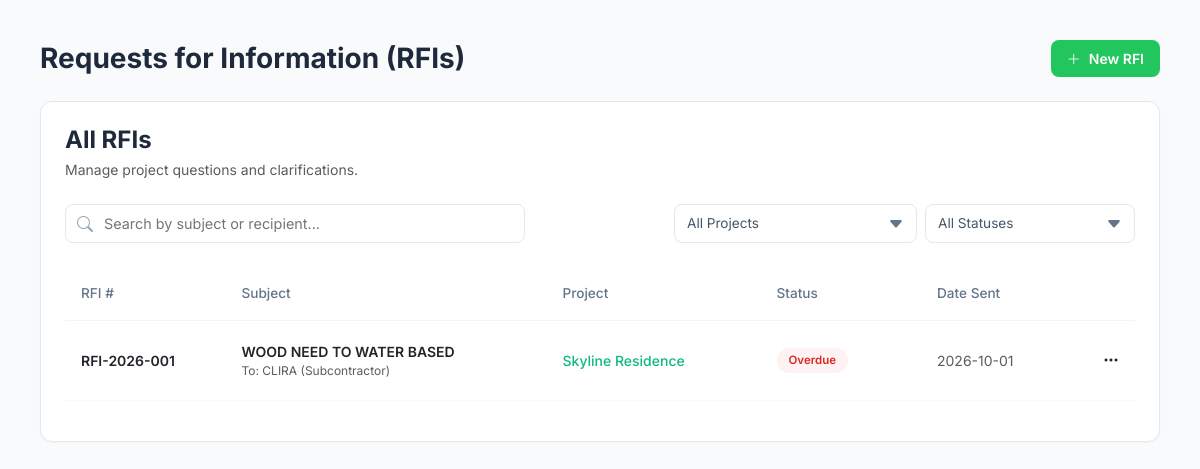
Page /features/rfi.php (signed in) on the committed database.
### tables this page shows
CREATE TABLE `project_rfis` (
  `id` int(11) NOT NULL AUTO_INCREMENT,
  `rfi_number` varchar(50) DEFAULT NULL,
  `project_id` int(11) DEFAULT NULL,
  `created_by` int(11) DEFAULT NULL,
  `assigned_to_name` varchar(150) DEFAULT NULL,
  `assigned_to_role` varchar(100) DEFAULT NULL,
  `subject` varchar(255) DEFAULT NULL,
  `question_details` text DEFAULT NULL,
  `suggested_solution` text DEFAULT NULL,
  `status` enum('Open','Answered','Overdue','Closed') DEFAULT 'Open',
  `due_date` date DEFAULT NULL,
  `date_sent` date DEFAULT (CURDATE()),
  `attachment_file` varchar(255) DEFAULT NULL,
  `created_at` timestamp NOT NULL DEFAULT current_timestamp(),
  PRIMARY KEY (`id`),
  UNIQUE KEY `rfi_number` (`rfi_number`),
  KEY `project_id` (`project_id`),
  KEY `created_by` (`created_by`),
  CONSTRAINT `project_rfis_ibfk_1` FOREIGN KEY (`project_id`) REFERENCES `projects` (`id`) ON DELETE CASCADE,
  CONSTRAINT `project_rfis_ibfk_2` FOREIGN KEY (`created_by`) REFERENCES `users` (`id`) ON DELETE CASCADE
);

CREATE TABLE `projects` (
  `id` int(11) NOT NULL AUTO_INCREMENT,
  `project_name` varchar(150) NOT NULL,
  `project_code` varchar(50) NOT NULL,
  `client_id` int(11) DEFAULT NULL,
  `client_name` varchar(100) DEFAULT NULL,
  `pm_id` int(11) DEFAULT NULL,
  `budget` decimal(15,2) DEFAULT 0.00,
  `location` varchar(255) DEFAULT NULL,
  `start_date` date DEFAULT NULL,
  `end_date` date DEFAULT NULL,
  `stage` enum('Planning','Earthwork','Framing','Roofing','Finishing','Handover') DEFAULT 'Planning',
  `progress_percent` int(11) DEFAULT 0,
  `status` enum('Active','Completed','On Hold','Archived') DEFAULT 'Active',
  `thumbnail_url` varchar(255) DEFAULT NULL,
  `created_at` timestamp NOT NULL DEFAULT current_timestamp(),
  `updated_at` timestamp NOT NULL DEFAULT current_timestamp() ON UPDATE current_timestamp(),
  PRIMARY KEY (`id`),
  UNIQUE KEY `project_code` (`project_code`)
);

### features/rfi.php (the view, shortened to what this page needs)
<?php
require_once '../db.php';
try {
    $rfisStmt = $pdo->query("
        SELECT r.*, p.project_name
        FROM project_rfis r
        LEFT JOIN projects p ON r.project_id = p.id
        ORDER BY r.created_at DESC
    ");
    $rfis = $rfisStmt->fetchAll(PDO::FETCH_ASSOC);
} catch (PDOException $e) {
    die("Database Error: " . $e->getMessage());
}
?>
<!DOCTYPE html>
<html lang="en">
<head>
    <link href="https://cdn.jsdelivr.net/npm/bootstrap@5.3.0/dist/css/bootstrap.min.css" rel="stylesheet">
    <link rel="stylesheet" href="https://cdn.jsdelivr.net/npm/bootstrap-icons@1.10.0/font/bootstrap-icons.css">
</head>
<body>
    <div class="main-container">
        <div class="d-flex justify-content-between align-items-center mb-4">
            <h1 class="h3 fw-bold mb-0">Requests for Information (RFIs)</h1>
            <button class="btn-new-rfi" data-bs-toggle="modal" data-bs-target="#newRFIModal">
                <i class="bi bi-plus-lg"></i> New RFI
            </button>
        </div>
        <div class="nexus-card">
            <div class="mb-4">
                <h4 class="fw-bold mb-1">All RFIs</h4>
                <p class="text-muted small">Manage project questions and clarifications.</p>
            </div>
            <div class="d-flex justify-content-between align-items-center gap-3 flex-wrap mb-4">
                <div class="search-wrapper">
                    <i class="bi bi-search search-icon"></i>
                    <input type="text" id="rfiSearch" class="nexus-input" placeholder="Search by subject or recipient...">
                </div>
                <div class="d-flex gap-2">
                    <select id="projectFilter" class="nexus-select" onchange="filterTable()">
                        <option value="All">All Projects</option>
                    </select>
                    <select id="statusFilter" class="nexus-select" onchange="filterTable()">
                        <option value="All">All Statuses</option>
                    </select>
                </div>
            </div>
            <div class="table-responsive">
                <table class="table" id="rfiTable">
                    <thead>
                        <tr>
                            <th width="15%">RFI #</th>
                            <th width="30%">Subject</th>
                            <th width="20%">Project</th>
                            <th width="15%">Status</th>
                            <th width="15%">Date Sent</th>
                            <th width="5%"></th>
                        </tr>
                    </thead>
                    <tbody>
                        <?php foreach ($rfis as $r): ?>
                        <tr class="rfi-row" data-project="<?= htmlspecialchars($r['project_name']) ?>" data-status="<?= htmlspecialchars($r['display_status']) ?>">
                            <td class="fw-semibold"><?= htmlspecialchars($r['rfi_number']) ?></td>
                            <td>
                                <div class="fw-semibold mb-0 subject-text"><?= htmlspecialchars($r['subject']) ?></div>
                                <div class="text-muted small recipient-text" style="font-size: 0.75rem;">To: <?= htmlspecialchars($r['assigned_to_name']) ?> (<?= htmlspecialchars($r['assigned_to_role']) ?>)</div>
                            </td>
                            <td><a href="#" class="project-link"><?= htmlspecialchars($r['project_name']) ?></a></td>
                            <td>
                                <span class="pill pill-<?= strtolower($r['display_status']) ?>">
                                    <?= htmlspecialchars($r['display_status']) ?>
                                </span>
                            </td>
                            <td class="text-muted"><?= htmlspecialchars($r['date_sent']) ?></td>
                            <td class="text-end">
                                <div class="dropdown">
                                    <button class="btn p-0 border-0" data-bs-toggle="dropdown">
                                        <i class="bi bi-three-dots"></i>
                                    </button>
                                </div>
                            </td>
                        </tr>
                        <?php endforeach; ?>
                    </tbody>
                </table>
            </div>
        </div>
    </div>
</body>
</html>

### features/rfi.php (style rules this page uses)
body { font-family: 'Inter', sans-serif; background-color: #f8fafc; color: #1e293b; }
.main-container { padding: 2.5rem; }
.nexus-card { background: #fff; border: 1px solid #e2e8f0; border-radius: 12px; padding: 1.5rem; box-shadow: 0 1px 2px rgba(0,0,0,0.03); }
.search-wrapper { position: relative; max-width: 460px; flex-grow: 1; }
.search-icon { position: absolute; left: 12px; top: 50%; transform: translateY(-50%); color: #94a3b8; }
.nexus-input { width: 100%; padding: 8px 12px 8px 38px; border: 1px solid #e2e8f0; border-radius: 8px; font-size: 0.9rem; }
.nexus-select { padding: 8px 35px 8px 12px; border: 1px solid #e2e8f0; border-radius: 8px; font-size: 0.85rem; color: #475569; background: #fff; appearance: none; background-repeat: no-repeat; background-position: right 12px center; min-width: 210px; }
.table thead th { border-bottom: 1px solid #f1f5f9; color: #64748b; font-weight: 500; font-size: 0.85rem; padding: 1rem; }
.table tbody td { padding: 1.25rem 1rem; border-bottom: 1px solid #f8fafc; font-size: 0.875rem; vertical-align: middle; }
.project-link { color: #10b981; text-decoration: none; font-weight: 500; }
.pill { padding: 4px 12px; border-radius: 20px; font-size: 0.72rem; font-weight: 600; display: inline-block; }
.pill-overdue { background: #fef2f2; color: #dc2626; }
.btn-new-rfi { background-color: #22c55e; border: none; color: #fff; font-weight: 600; border-radius: 8px; padding: 8px 16px; font-size: 0.875rem; display: flex; align-items: center; gap: 8px; }

### rows in the picture
project_rfis: rfi_number "RFI-2026-001", subject "WOOD NEED TO WATER BASED", assigned_to_name "CLIRA", assigned_to_role "Subcontractor", project.project_name "Skyline Residence", display_status "Overdue", date_sent "2026-10-01"
